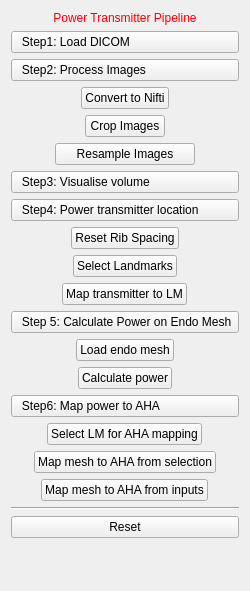
<?xml version="1.0" encoding="UTF-8"?>
<ui version="4.0">
 <class>powertransViewControls</class>
 <widget class="QWidget" name="powertransViewControls">
  <property name="geometry">
   <rect>
    <x>0</x>
    <y>0</y>
    <width>220</width>
    <height>591</height>
   </rect>
  </property>
  <property name="windowTitle">
   <string>QmitkTemplate</string>
  </property>
  <layout class="QVBoxLayout" name="verticalLayout">
   <item>
    <widget class="QLabel" name="titleLabel">
     <property name="styleSheet">
      <string notr="true">QLabel { color: rgb(255, 0, 0) }</string>
     </property>
     <property name="text">
      <string>Power Transmitter Pipeline</string>
     </property>
     <property name="alignment">
      <set>Qt::AlignCenter</set>
     </property>
    </widget>
   </item>
   <item>
    <widget class="QPushButton" name="button_1">
     <property name="toolTip">
      <string>Do image processing</string>
     </property>
     <property name="styleSheet">
      <string notr="true">text-align: left;</string>
     </property>
     <property name="text">
      <string>   Step1: Load DICOM</string>
     </property>
    </widget>
   </item>
   <item>
    <widget class="QPushButton" name="button_2">
     <property name="toolTip">
      <string>Do image processing</string>
     </property>
     <property name="styleSheet">
      <string notr="true">text-align: left;</string>
     </property>
     <property name="text">
      <string>   Step2: Process Images</string>
     </property>
    </widget>
   </item>
   <item alignment="Qt::AlignHCenter">
    <widget class="QPushButton" name="button_2_1">
     <property name="text">
      <string>Convert to Nifti</string>
     </property>
    </widget>
   </item>
   <item alignment="Qt::AlignHCenter">
    <widget class="QPushButton" name="button_2_2">
     <property name="text">
      <string>Crop Images</string>
     </property>
    </widget>
   </item>
   <item alignment="Qt::AlignHCenter">
    <widget class="QPushButton" name="button_2_3">
     <property name="minimumSize">
      <size>
       <width>140</width>
       <height>0</height>
      </size>
     </property>
     <property name="maximumSize">
      <size>
       <width>140</width>
       <height>16777215</height>
      </size>
     </property>
     <property name="text">
      <string>Resample Images</string>
     </property>
    </widget>
   </item>
   <item>
    <widget class="QPushButton" name="button_3">
     <property name="toolTip">
      <string>Do image processing</string>
     </property>
     <property name="styleSheet">
      <string notr="true">text-align: left;</string>
     </property>
     <property name="text">
      <string>   Step3: Visualise volume</string>
     </property>
    </widget>
   </item>
   <item>
    <widget class="QPushButton" name="button_4">
     <property name="toolTip">
      <string>Do image processing</string>
     </property>
     <property name="styleSheet">
      <string notr="true">text-align: left;</string>
     </property>
     <property name="text">
      <string>   Step4: Power transmitter location</string>
     </property>
    </widget>
   </item>
   <item alignment="Qt::AlignHCenter">
    <widget class="QPushButton" name="button_4_1">
     <property name="text">
      <string>Reset Rib Spacing</string>
     </property>
    </widget>
   </item>   <item alignment="Qt::AlignHCenter">
    <widget class="QPushButton" name="button_4_2">
     <property name="text">
      <string>Select Landmarks</string>
     </property>
    </widget>
   </item>
   <item alignment="Qt::AlignHCenter">
    <widget class="QPushButton" name="button_4_3">
     <property name="text">
      <string>Map transmitter to LM</string>
     </property>
    </widget>
   </item>
   <item>
    <widget class="QPushButton" name="button_5">
     <property name="toolTip">
      <string>Do image processing</string>
     </property>
     <property name="styleSheet">
      <string notr="true">text-align: left;</string>
     </property>
     <property name="text">
      <string>   Step 5: Calculate Power on Endo Mesh</string>
     </property>
    </widget>
   </item>
   <item alignment="Qt::AlignHCenter">
    <widget class="QPushButton" name="button_5_1">
     <property name="text">
      <string>Load endo mesh</string>
     </property>
    </widget>
   </item>
   <item alignment="Qt::AlignHCenter">
    <widget class="QPushButton" name="button_5_2">
     <property name="text">
      <string>Calculate power</string>
     </property>
    </widget>
   </item>
   <item>
    <widget class="QPushButton" name="button_6">
     <property name="styleSheet">
      <string notr="true">text-align: left;</string>
     </property>
     <property name="text">
      <string>   Step6: Map power to AHA</string>
     </property>
    </widget>
   </item>
   <item alignment="Qt::AlignHCenter">
    <widget class="QPushButton" name="button_6_1">
     <property name="text">
      <string>Select LM for AHA mapping</string>
     </property>
    </widget>
   </item>
   <item alignment="Qt::AlignHCenter">
    <widget class="QPushButton" name="button_6_2">
     <property name="text">
      <string>Map mesh to AHA from selection</string>
     </property>
    </widget>
   </item>
   <item alignment="Qt::AlignHCenter">
    <widget class="QPushButton" name="button_6_3">
     <property name="text">
      <string>Map mesh to AHA from inputs</string>
     </property>
    </widget>
   </item>
   <item>
    <widget class="Line" name="line">
     <property name="orientation">
      <enum>Qt::Horizontal</enum>
     </property>
    </widget>
   </item>
   <item>
    <widget class="QPushButton" name="button_r">
     <property name="text">
      <string>Reset</string>
     </property>
    </widget>
   </item>
   <item>
    <spacer name="spacer">
     <property name="orientation">
      <enum>Qt::Vertical</enum>
     </property>
     <property name="sizeType">
      <enum>QSizePolicy::Expanding</enum>
     </property>
     <property name="sizeHint" stdset="0">
      <size>
       <width>20</width>
       <height>220</height>
      </size>
     </property>
    </spacer>
   </item>
  </layout>
 </widget>
 <layoutdefault spacing="6" margin="11"/>
 <resources/>
 <connections/>
</ui>
